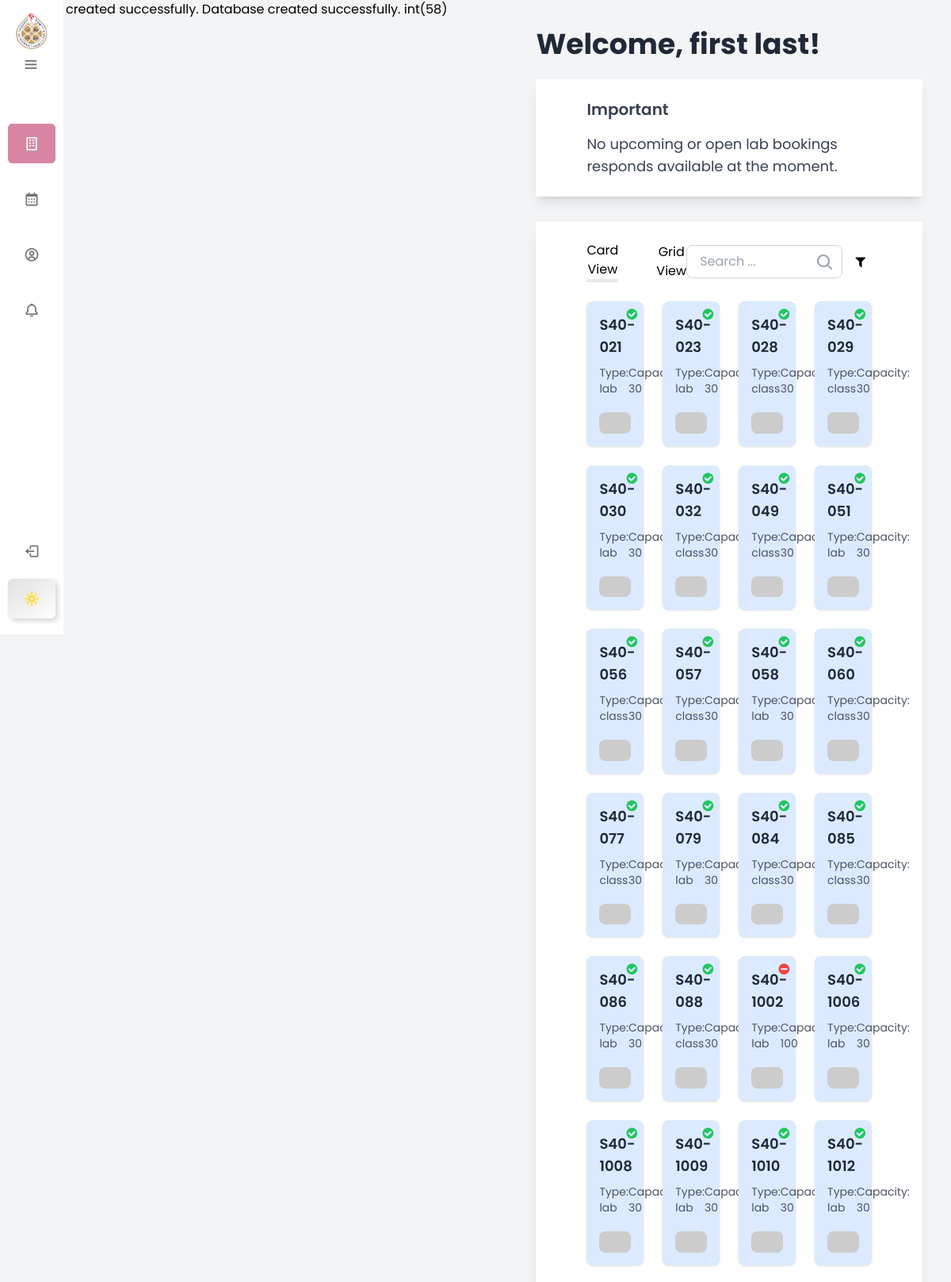
Screenshot of /frontend/templates/layout/base.php (signed in, upper part) with the database file from the repository.
### tables this page shows
CREATE TABLE `users` (
  `userID` int(10) NOT NULL,
  `email` varchar(255) NOT NULL,
  `password` varchar(255) NOT NULL,
  `firstName` text NOT NULL,
  `lastName` text NOT NULL,
  `role` enum('admin','student','instructor') NOT NULL DEFAULT 'student',
  `profilePic` int(11) NOT NULL DEFAULT 1
);

CREATE TABLE `room` (
  `roomID` varchar(10) NOT NULL,
  `type` enum('lab','class') DEFAULT 'class',
  `capacity` int(10) UNSIGNED NOT NULL,
  `isAvailable` tinyint(4) NOT NULL DEFAULT 0,
  `floor` tinyint(4) NOT NULL,
  `department` enum('IS','CS','CE') NOT NULL
);

### backend/utils/helpers.php (called while the page is built, shortened)
<?php
include __DIR__ . '/../db-connection.php';
function isAuthorized()
{
  if (isset($_SESSION['active-user'])) {
    $id = $_SESSION['active-user'];
  } else {
    header('Location: ../../templates/layout/signbase.php');
    exit();
  }
  return $id;
}

### backend/database/user-model.php (called while the page is built, shortened)
<?php
require_once __DIR__ . '/../utils/crud.php';
class UserModel
{
    private $conn;
    function __construct($conn, $userID = null, $email = null, $password = null, $firstName = null, $lastName = null, $role = null, $profilePic = null)
    {
        $this->conn = $conn;
    }
    public function getAllUsers()
    {
        try {
            $stmt = $this->conn->prepare("
                SELECT u.*, f.id as file_id, f.mime_type, fc.file_content
                FROM users u
                LEFT JOIN files f ON u.profilePic = f.id
                LEFT JOIN file_contents fc ON f.id = fc.file_id
            ");
            $stmt->execute();
            $results = $stmt->fetchAll(PDO::FETCH_ASSOC);
            return $results;
        } catch (PDOException $e) {
            error_log("Error fetching users: " . $e->getMessage());
            throw new Exception("Failed to fetch users data");
        }
    }
    public function getUserByID($userID)
    {
        try {
            $stmt = $this->conn->prepare("
                SELECT u.*, f.id as file_id, f.mime_type, fc.file_content
                FROM users u
                LEFT JOIN files f ON u.profilePic = f.id
                LEFT JOIN file_contents fc ON f.id = fc.file_id
                WHERE u.userID = ?
            ");
            $stmt->execute([$userID]);
            $result = $stmt->fetch(PDO::FETCH_ASSOC);
            if ($result['file_id']) {
                $result['profilePicData'] = [
                    'mime_type' => $result['mime_type'],
                    'file_content' => $result['file_content']
                ];
            }
            return $result;
        } catch (PDOException $e) {
            error_log("Error fetching user: " . $e->getMessage());
            throw new Exception("Failed to fetch user data");
        }
    }
}

### backend/database/room-model.php (called while the page is built, shortened)
<?php
require_once __DIR__ . '/../utils/crud.php';
class RoomModel
{
    private $conn;
    public function __construct($conn, $roomID = null, $type = "class", $capacity = null, $isAvailable = false, $floor = null)
    {
        $this->conn = $conn;
    }
    public function getAllRooms()
    {
        $crud = new Crud($this->conn);
        return $crud->read('room');
    }
}

### backend/utils/crud.php (called while the page is built, shortened)
<?php
class Crud
{
    private $db;
    public function __construct(PDO $pdo)
    {
        $this->db = $pdo;
    }
    public function read(string $tableName, array $columns = [], string $condition = '', ...$args): array
    {
        $columnList = empty($columns) ? '*' : implode(', ', $columns);
        $query = "SELECT $columnList FROM $tableName";
        if ($condition) {
            $query .= " WHERE $condition";
        }
        $stmt = $this->db->prepare($query);
        $stmt->execute($args);
        return $stmt->fetchAll(PDO::FETCH_ASSOC);
    }
}

### frontend/templates/components/home.php (the view, shortened to what this page needs)
<?php
require_once '../../../backend/database/user-model.php';
require_once '../../../backend/database/room-model.php';
require_once '../../../backend/utils/helpers.php';
require_once '../../../backend/utils/database-manager.php';
$id = isAuthorized();
$userModel = new UserModel($pdo);
$users = $userModel->getAllUsers();
$id == Constants::GUEST_USER_ID ?
  $user = ['firstName' => 'Guest', 'lastName' => 'User'] :
  $user = $userModel->getUserByID($id);
$roomModel = new RoomModel($pdo);
$rooms = $roomModel->getAllRooms();
usort($rooms, function ($a, $b) {
  return $a['roomID'] <=> $b['roomID'];
});
?>
<body class="bg-gray-100 min-h-screen mr-5">
  <div class="text-left pb-6 pt-20 sm:pt-15 lg:pt-5 md:pt-10">
    <h1 class="text-xl sm:text-3xl lg:text-4xl font-bold text-gray-800 welcome-message">
      <?php if (is_array($user)) {
        echo "Welcome, " . $user["firstName"] . " " . $user["lastName"] . "!";
      } else {
        echo "Welcome, Guest!";
      }
      ?>
    </h1>
  </div>
  <?php
  if ($id != Constants::GUEST_USER_ID && $id != Constants::ADMIN_USER_ID) {
    require_once 'reminders.php';
  }
  ?>
  <div class="w-full bg-white shadow-lg my-8 py-6 px-4 sm:px-8 lg:px-16">
    <div class="flex justify-between mb-6">
      <div class="flex space-x-4 sm:space-x-8 lg:space-x-12">
        <button id="cardViewBtn" class="view-toggle-btn">Card View</button>
        <button id="gridViewBtn" class="view-toggle-btn">Grid View</button>
      </div>
      <div class="flex justify-center items-center space-x-2">
        <div class="relative w-full sm:max-w-md lg:max-w-lg mx-auto">
          <input type="text" id="roomSearch"
            class="w-full border border-gray-300 rounded-lg px-4 py-2 focus:outline-none focus:ring-2 focus:ring-blue-500"
            placeholder="Search ..." />
          <svg xmlns="http://www.w3.org/2000/svg" class="absolute top-3 right-3 h-5 w-5 text-gray-400"
            viewBox="0 0 20 20" fill="currentColor">
            <path fill-rule="evenodd"
              d="M12.9 14.32a8 8 0 111.414-1.414l4.387 4.387a1 1 0 11-1.414 1.414l-4.387-4.387zM8 14a6 6 0 100-12 6 6 0 000 12z"
              clip-rule="evenodd" />
          </svg>
        </div>
        <div class="relative" id="filterDiv">
          <div id="filterIcon" class="cursor-pointer">
            <i class="fa fa-filter text-3xl p-2" aria-hidden="true"></i>
          </div>
        </div>
      </div>
    </div>
    <div id="roomsContainer"
      class="grid grid-cols-1 sm:grid-cols-2 md:grid-cols-3 lg:grid-cols-4 gap-6 justify-center items-center">
      <?php foreach ($rooms as $room): ?>
        <div
          class="room-card relative p-4 bg-blue-100 rounded-lg shadow transform transition duration-300 hover:scale-105 hover:shadow-xl"
          data-room-type="<?php echo strtolower($room['type']); ?>" data-room-capacity="<?php echo $room['capacity']; ?>"
          data-room-available="<?php echo $room['isAvailable']; ?>"
          data-room-id="<?php echo htmlspecialchars($room['roomID']); ?>" data-room-floor="<?php echo $room['floor']; ?>">
          <div class="absolute top-2 right-2">
            <?php if ($room['isAvailable'] == 1): ?>
              <i class="fa fa-check-circle text-green-500 text-xl" title="Available"></i>
            <?php else: ?>
              <i class="fa fa-minus-circle text-red-500 text-xl" title="Not Available"></i>
            <?php endif; ?>
          </div>
          <h3 class="text-lg font-semibold text-gray-800"><?php echo $room['roomID']; ?></h3>
          <div class="flex justify-around items-center text-sm text-gray-600 mt-2">
            <span>Type: <?php echo htmlspecialchars($room['type']); ?></span>
            <span>Capacity: <?php echo htmlspecialchars($room['capacity']); ?></span>
          </div>
          <div>
            <img src="https://placehold.co/600x400?text=Image+For+<?php echo htmlspecialchars($room['roomID']); ?>"
              class="mt-5 rounded-lg">
          </div>
        </div>
      <?php endforeach; ?>
    </div>
  </div>
  </div>
</body>
</html>

### frontend/css/nav.css (style rules this page uses)
* { margin: 0; padding: 0; box-sizing: border-box; font-family: "Poppins", sans-serif; }
:root { --body-color: #e4e9f7; --sidebar-color: #fff; --primary-color: #D885A3; --primary-color-light: #f6f5ff; --toggle-color: #ddd; --text-color: #707070; --border-color: #e6e6e6; --hover-color: #f5f5f5; --dark-body-color: #18191a; --dark-sidebar-color: #242526; --dark-primary-color: #d591aa; --dark-primary-color-light: #2c2d2e; --dark-toggle-color: #333; --dark-text-color: #d0d0d0; --dark-border-color: #3a3b3c; --dark-hover-color: #3a3b3c; --tran-03: all 0.2s ease; --tran-04: all 0.3s ease; --tran-05: all 0.3s ease; }
body { display: flex; min-height: 100vh; background-color: var(--body-color); transition: var(--tran-05); }

### frontend/css/home.css (style rules this page uses)
html, body { margin: 0; padding: 0; box-sizing: border-box; }
.room-card, .room-square { cursor: pointer; }

### rows the page displays
users: firstName "first", lastName "last"
room: isAvailable 1 (drawn), roomID "S40-021", type "lab", capacity "30"
room: isAvailable 1 (drawn), roomID "S40-023", type "lab", capacity "30"
room: isAvailable 1 (drawn), roomID "S40-028", type "class", capacity "30"
room: isAvailable 1 (drawn), roomID "S40-029", type "class", capacity "30"
room: isAvailable 1 (drawn), roomID "S40-030", type "lab", capacity "30"
room: isAvailable 1 (drawn), roomID "S40-032", type "class", capacity "30"
room: isAvailable 1 (drawn), roomID "S40-049", type "class", capacity "30"
room: isAvailable 1 (drawn), roomID "S40-051", type "lab", capacity "30"
room: isAvailable 1 (drawn), roomID "S40-056", type "class", capacity "30"
room: isAvailable 1 (drawn), roomID "S40-057", type "class", capacity "30"
room: isAvailable 1 (drawn), roomID "S40-058", type "lab", capacity "30"
room: isAvailable 1 (drawn), roomID "S40-060", type "class", capacity "30"
room: isAvailable 1 (drawn), roomID "S40-077", type "class", capacity "30"
room: isAvailable 1 (drawn), roomID "S40-079", type "lab", capacity "30"
room: isAvailable 1 (drawn), roomID "S40-084", type "class", capacity "30"
room: isAvailable 1 (drawn), roomID "S40-085", type "class", capacity "30"
room: isAvailable 1 (drawn), roomID "S40-086", type "lab", capacity "30"
room: isAvailable 1 (drawn), roomID "S40-088", type "class", capacity "30"
room: isAvailable 0 (drawn), roomID "S40-1002", type "lab", capacity "100"
room: isAvailable 1 (drawn), roomID "S40-1006", type "lab", capacity "30"
room: isAvailable 1 (drawn), roomID "S40-1008", type "lab", capacity "30"
room: isAvailable 1 (drawn), roomID "S40-1009", type "lab", capacity "30"
room: isAvailable 1 (drawn), roomID "S40-1010", type "lab", capacity "30"
room: isAvailable 1 (drawn), roomID "S40-1012", type "lab", capacity "30"
